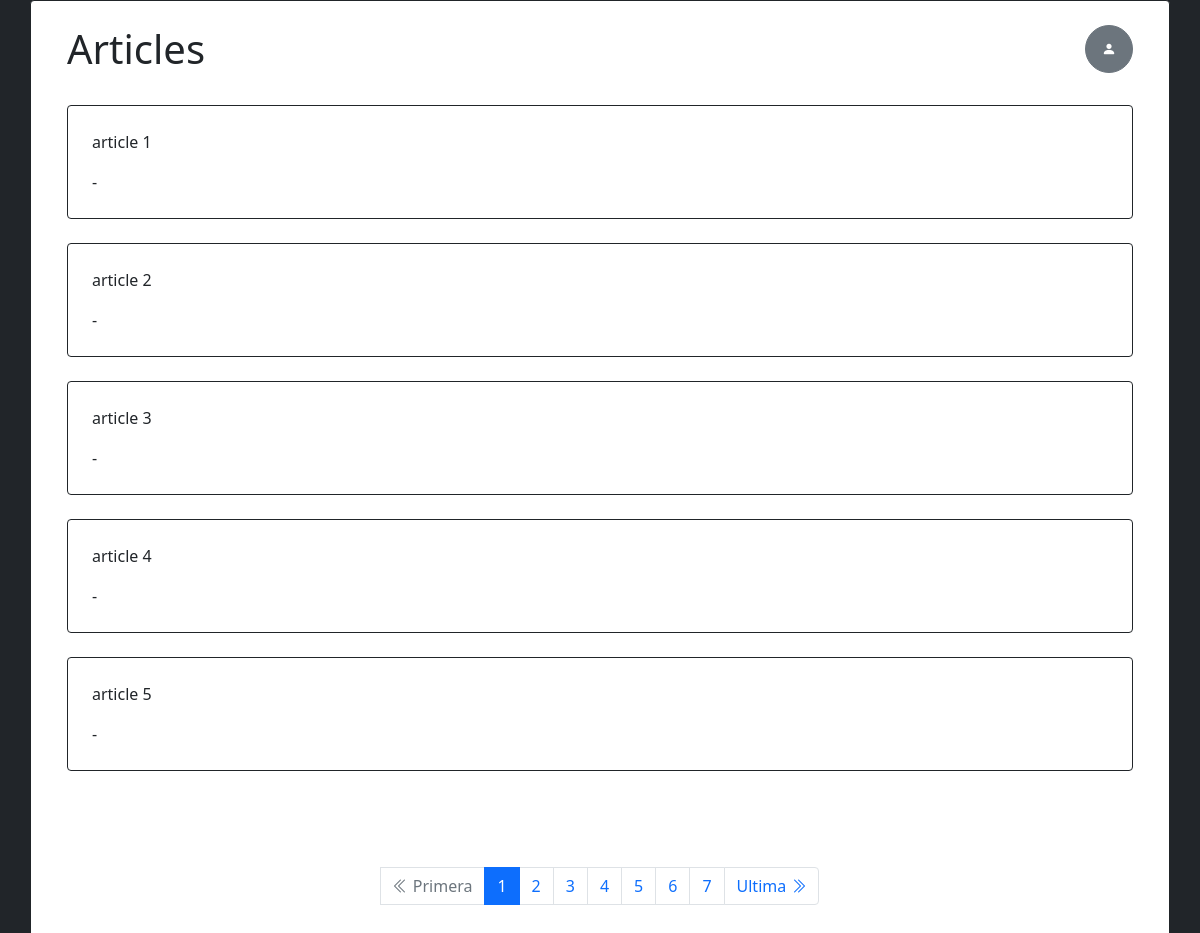
The app's page /?p=1, older data.
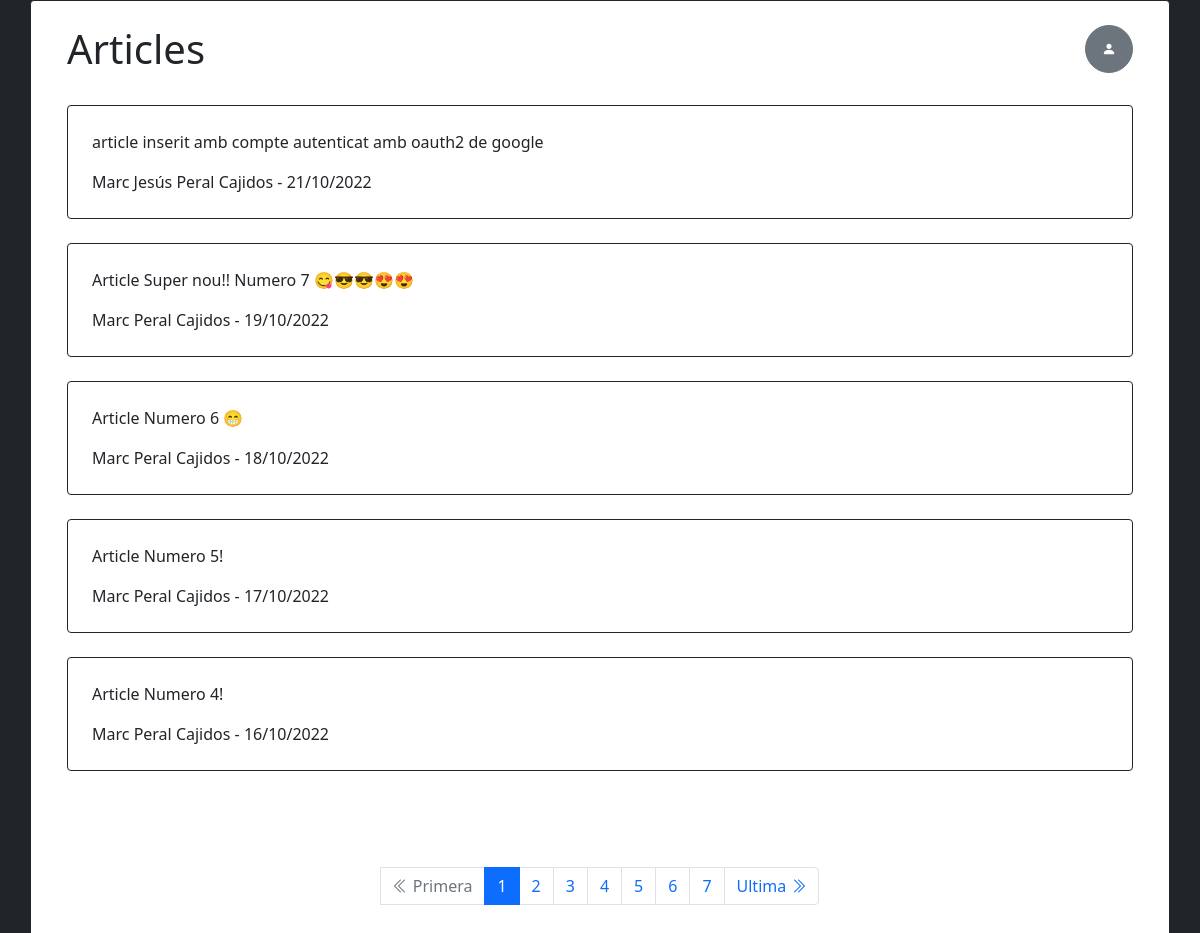
The same page, newer data.
### tables this page shows
CREATE TABLE `article` (
  `id` int(11) NOT NULL,
  `article` varchar(1000) NOT NULL,
  `autor` int(11) NOT NULL,
  `data` date NOT NULL
);

CREATE TABLE `usuari` (
  `id` int(11) NOT NULL,
  `nom` varchar(20) NOT NULL,
  `cognoms` varchar(20) DEFAULT NULL,
  `correu` varchar(50) NOT NULL,
  `contrasenya` char(64) DEFAULT NULL
);

### src/controllers/index.php (called while the page is built, shortened)
<?php
require_once("src/internal/db/session_manager.php");
require_once("src/internal/db/mysql.php");
require_once("src/internal/viewFunctions/pagging.php");
$pdo = getMysqlPDO();
$itemsPerPage = 5;
if (checkLogin()) {
  $userid = $_SESSION["id"];
  $artCount = getArticleCountByUser($pdo, $userid);
  if (!$artCount == 0) {
    $maxPage = ceil($artCount / $itemsPerPage);
    $page = getPagNumber($maxPage);
    $articles = getArticlePageByUser($pdo, $page, $itemsPerPage, $userid);
  } else {
    $articles = '';
    $page = 1;
    $maxPage = 1;
  }
} else {
  $artCount = getArticleCount($pdo);
  $maxPage = ceil($artCount / $itemsPerPage);
  $page = getPagNumber($maxPage);
  $articles = getArticlePage($pdo, $page, $itemsPerPage);
}
require_once("src/views/index.vista.php");

### src/internal/db/session_manager.php (called while the page is built, shortened)
<?php
function checkLogin(): bool
{
    return false;
}

### src/internal/db/mysql.php (called while the page is built, shortened)
<?php
function getArticlePage(PDO $conn, int $page, int $maxArtPerPage): PDOStatement
{
    $minim = ($page * $maxArtPerPage) - $maxArtPerPage;
    $maxim = $maxArtPerPage;
    $pdo = $conn->prepare("SELECT a.id, a.article, a.autor, DATE_FORMAT(a.data, '%d/%m/%Y') as data, u.nom, u.cognoms FROM article a LEFT JOIN usuari u ON u.id = a.autor ORDER BY data DESC LIMIT :minLimit, :maxLimit ");
    $pdo->bindParam(":minLimit", $minim, PDO::PARAM_INT);
    $pdo->bindParam(":maxLimit", $maxim, PDO::PARAM_INT);
    $pdo->execute();
    return $pdo;
}
function getArticleCount(PDO $conn): int
{
    $pdo = $conn->prepare('SELECT count(*) as count FROM article');
    $pdo->execute();
    $count = $pdo->fetch()["count"];
    return $count;
}

### src/internal/viewFunctions/articles.php (the view, shortened to what this page needs)
<?php
function printArticlesbyUserId($articles)
{
    if (isset($articles) && $articles != '') {
        while ($row = $articles->fetch()) {
            echo "<div class=\" border border-dark m-4 p-4 rounded  \">";
            echo "<p>";
            echo $row["article"];
            echo "</p>";
            echo "<div>" . $row["nom"] . " " . $row["cognoms"] . " - " . $row["data"] . "</div>";
            echo "</div>";
        }
    } else {
        echo "<div class=\" border border-dark m-4 p-4 rounded  \">";
        echo "<p>";
        echo "No hi ha articles disponibles. Pots afegir un article aqui: <a href=write.php> Afegir article</a>";
        echo "</p>";
        echo "</div>";
    }
};

### index.php
<?php
$mux["/"] = "src/controllers/index.php";
$mux["/index"] = "src/controllers/index.php";
$mux["/login"] = "src/controllers/login.php";
$mux["/loginCallback"] = "src/controllers/loginCallback.php";
$mux["/logout"] = "src/controllers/logout.php";
$mux["/profile"] = "src/controllers/profile.php";
$mux["/register"] = "src/controllers/register.php";
$mux["/webhook"] = "src/controllers/webhook.php";
$mux["/write"] = "src/controllers/write.php";
$parsedUri = parse_url($_SERVER["REQUEST_URI"], PHP_URL_PATH);
if (isset($mux[$parsedUri])) {
        $controller = $mux[$parsedUri];
        include_once($controller);
} else {
        include_once("src/internal/viewFunctions/browser.php");
        redirectClient("/");
}

### src/views/index.vista.php (shortened to what this page needs)
<!DOCTYPE html>
<html lang="en">
<head>
	<?php include_once("src/internal/viewFunctions/header.php"); ?>
</head>
<body class="bg-dark">
	<div class="contenidor container bg-white border border-dark rounded">
		<div class="d-flex justify-content-between px-4 pt-4">
			<div class="d-flex align-items-center">
				<h1 class=>Articles</h1>
			</div>
			<div class="btn-group dropstart">
				<button type="button" class="btn <?php echo checkLogin() ? "btn-primary" : "btn-secondary" ?> btn-sm rounded-circle m-0 p-0 " style="width: 3rem; height: 3rem;" data-bs-toggle="dropdown" aria-expanded="false">
					<?php
					if (checkLogin()) {
						$nameInitial = $_SESSION['name-initial'];
						$surnameInitial = $_SESSION['surname-initial'];
						echo "<span class=\"my-0\">$nameInitial$surnameInitial</span>";
					} else {
						echo "<i class=\"bi bi-person-fill\"></i>";
					}
					?>
				</button>
			</div>
		</div>
		<section class="articles">
			<?php
			include_once('src/internal/viewFunctions/articles.php');
			printArticlesbyUserId($articles);
			?>
		</section>
		<?php
		printPagination($page, 1, $maxPage, 6)
		?>
	</div>
</body>
</html>

### src/internal/viewFunctions/header.php (shortened to what this page needs)
<link href="https://cdn.jsdelivr.net/npm/bootstrap@5.0.2/dist/css/bootstrap.min.css" rel="stylesheet">
<link rel="stylesheet" href="https://cdn.jsdelivr.net/npm/bootstrap-icons@1.9.1/font/bootstrap-icons.css">

### src/internal/viewFunctions/pagging.php (shortened to what this page needs)
<?php
function getPagNumber(int $maxPage): int
{
    $pag = intval($_GET["p"]);
    return $pag;
}
function printDynamicPagination(int $page, int $maxPagination, int $maxPage, int $minPage)
{
    if (!fmod($maxPagination, 2)) {
        $maxPagination++;
    }
    $offs = ($maxPagination - 1) / 2;
    for ($p = 1; $p <= min($maxPage, $maxPagination); $p++) {
        for ($i = 0; $i < $offs; $i++) {
            if ($minPage + $i == $page) {
                $actualPage = $p - ($i + 1);
                break;
            }
        }
        $actualPage = $page + $actualPage;
        printPaginationButton($actualPage, $page);
    }
}
function printPaginationButton(int $actualPage, int $page)
{
    if ($actualPage == $page) {
        echo "<li class=\"page-item active user-select-none\"><a class=\"page-link\" >$actualPage</a></li>";
    } else {
        echo "<li class=\"page-item \"><a class=\"page-link\" href=\"?p=$actualPage\">$actualPage</a></li>";
    }
}
function printFirstPage($page, $minPage)
{
    echo "<li class=\"page-item\">";
    if ($page == $minPage) {
        echo "<li class=\"page-item disabled\">";
    } else {
        echo "<li class=\"page-item\">";
    }
    echo "<a class=\"page-link\" href=\"?p=$minPage\" aria-label=\"Next\">";
    echo "      <i class=\"bi bi-chevron-double-left\"></i>
                <span class=\"sr-only\">Primera</span>
			</a>
		</li>";
}
function printLastPage($page, $maxPage)
{
    echo "<li class=\"page-item\">";
    if ($page == $maxPage) {
        echo "<li class=\"page-item disabled\">";
    } else {
        echo "<li class=\"page-item\">";
    }
    echo "<a class=\"page-link\" href=\"?p=$maxPage\" aria-label=\"Next\">";
    echo "      <span class=\"sr-only\">Ultima</span>
                <i class=\"bi bi-chevron-double-right\"></i>
			</a>
		</li>";
}
function printPagination($page, $minPage, $maxPage, $maxPagination)
{
    echo "<nav><ul class=\"pagination justify-content-center p-5 mt-5\">";
    printFirstPage($page, $minPage);
    if ($maxPage < $maxPagination) {
        printStaticPagination($page, $maxPage);
    } else {
        printDynamicPagination($page, $maxPagination, $maxPage, $minPage);
    }
    printLastPage($page, $maxPage);
    echo "</ul></nav>";
}

Row changes from the older to the newer data that the page shows:
removed article: article "article 1"
removed article: article "article 2"
removed article: article "article 3"
removed article: article "article 4"
removed article: article "article 5"
added article: article "article inserit amb compte autenticat amb oauth2 de google", autor.nom "Marc Jesús", autor.cognoms "Peral Cajidos", data "21/10/2022"
added article: article "Article Super nou!! Numero 7 😋😎😎😍😍", autor.nom "Marc", autor.cognoms "Peral Cajidos", data "19/10/2022"
added article: article "Article Numero 6 😁", autor.nom "Marc", autor.cognoms "Peral Cajidos", data "18/10/2022"
added article: article "Article Numero 5!", autor.nom "Marc", autor.cognoms "Peral Cajidos", data "17/10/2022"
added article: article "Article Numero 4!", autor.nom "Marc", autor.cognoms "Peral Cajidos", data "16/10/2022"
